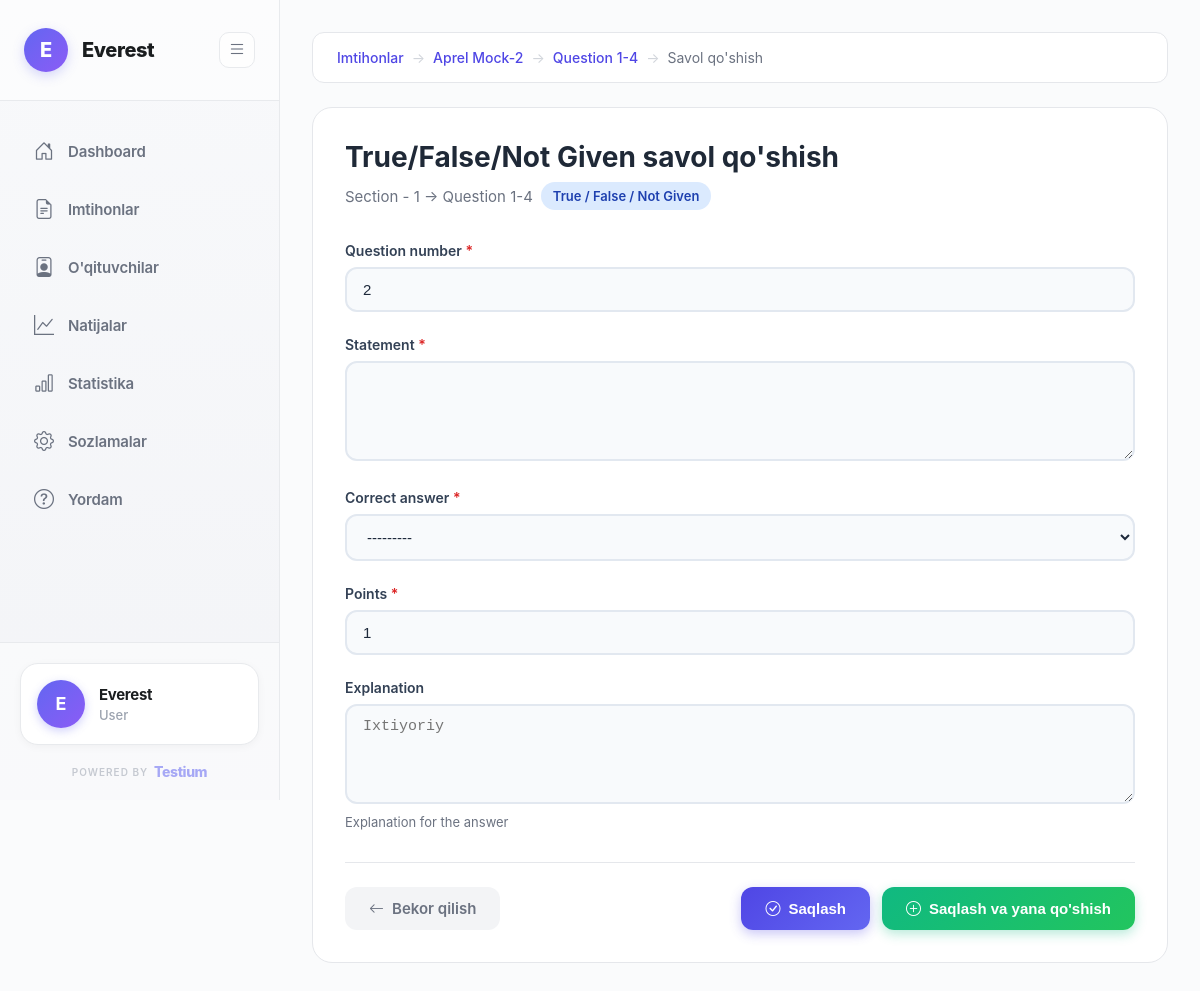
Screenshot of /groups/4/questions/tfng/create/ (signed in) with the database file from the repository.
### organizations/models.py (models this page shows, shortened)
class Organization(AbstractUser):
    full_name = models.CharField(max_length=255, default='User')
    organization_name = models.CharField(max_length=255)
    email = models.EmailField(unique=True)
    phone = models.CharField(max_length=20, unique=True)
    created_at = models.DateTimeField(auto_now_add=True)
    updated_at = models.DateTimeField(auto_now=True)
    USERNAME_FIELD = 'email'
    REQUIRED_FIELDS = ['username', 'full_name', 'organization_name']
    class Meta:
        db_table = 'organizations'
        verbose_name = 'Organization'
        verbose_name_plural = 'Organizations'

### exams/models.py (models this page shows, shortened)
class Exam(models.Model):
    organization = models.ForeignKey(settings.AUTH_USER_MODEL, on_delete=models.CASCADE, related_name='exams')
    title = models.CharField(max_length=255)
    description = models.TextField(blank=True)
    duration = models.IntegerField(help_text='Duration in minutes')
    is_active = models.BooleanField(default=True)
    created_at = models.DateTimeField(auto_now_add=True)
    updated_at = models.DateTimeField(auto_now=True)
    class Meta:
        db_table = 'exams'
        ordering = ['-created_at']

class QuestionGroup(models.Model):
    QUESTION_TYPE_CHOICES = (
        ('multiple_choice_single', 'Multiple Choice (Single Answer)'),
        ('multiple_choice_multiple', 'Multiple Choice (Multiple Answers)'),
        ('true_false_ng', 'True/False/Not Given'),
        ('yes_no_ng', 'Yes/No/Not Given'),
        ('matching_headings', 'Matching Headings'),
        ('matching_information', 'Matching Information'),
        ('matching_features', 'Matching Features'),
        ('matching_sentence_endings', 'Matching Sentence Endings'),
        ('sentence_completion', 'Sentence Completion'),
        ('summary_completion', 'Summary Completion'),
        ('note_completion', 'Note Completion'),
        ('table_completion', 'Table Completion'),
        ('flowchart_completion', 'Flow-chart Completion'),
        ('diagram_labeling', 'Diagram Labeling'),
        ('short_answer', 'Short Answer'),
    )
    section = models.ForeignKey(Section, on_delete=models.CASCADE, related_name='question_groups')
    question_type = models.CharField(max_length=50, choices=QUESTION_TYPE_CHOICES)
    title = models.CharField(max_length=255, help_text='e.g., "Questions 1-5"')
    instructions = models.TextField(help_text='Instructions for this group')
    order = models.IntegerField(default=0)
    passage_text = models.TextField(blank=True)
    image = models.ImageField(upload_to='question_groups/', null=True, blank=True)
    class Meta:
        ordering = ['order']

class Section(models.Model):
    MODULE_TYPES = (
        ('reading', 'Reading'),
        ('listening', 'Listening'),
        ('writing', 'Writing'),
        ('speaking', 'Speaking'),
    )
    exam = models.ForeignKey(Exam, on_delete=models.CASCADE, related_name='sections')
    title = models.CharField(max_length=255, help_text='e.g., "Reading Section 1"')
    module = models.CharField(max_length=20, choices=MODULE_TYPES)
    order = models.IntegerField(default=0)
    passage_text = models.TextField(blank=True, help_text='Reading passage text')
    audio_file = models.FileField(upload_to='audio/', null=True, blank=True)
    audio_url = models.URLField(blank=True, null=True)
    image = models.ImageField(upload_to='sections/', null=True, blank=True)
    is_active = models.BooleanField(default=True)
    created_at = models.DateTimeField(auto_now_add=True)
    class Meta:
        ordering = ['order']

### exams/views_mvt.py (the view)
@login_required
def question_tfng_create_view(request, group_pk):
    group = get_object_or_404(QuestionGroup, pk=group_pk, section__exam__organization=request.user)
    if request.method == 'POST':
        form = TrueFalseNotGivenForm(request.POST)
        if form.is_valid():
            question = form.save(commit=False)
            question.question_group = group
            question.save()
            messages.success(request, f'Savol #{question.question_number} muvaffaqiyatli qo\'shildi!')
            if 'save_and_add' in request.POST:
                return redirect('question_tfng_create', group_pk=group.pk)
            return redirect('question_group_detail', pk=group.pk)
    else:
        initial = {'question_number': _get_next_question_number(group)}
        form = TrueFalseNotGivenForm(initial=initial)
    context = _get_question_context(group)
    context.update({
        'form': form,
        'title': 'True/False/Not Given savol qo\'shish',
        'question_type_display': 'True / False / Not Given',
    })
    return render(request, 'exams/question_type_form.html', context)

### exams/forms.py
class TrueFalseNotGivenForm(forms.ModelForm):
    class Meta:
        model = TrueFalseNotGivenQuestion
        fields = ('question_number', 'statement', 'correct_answer', 'points', 'explanation')
        widgets = {
            'question_number': forms.NumberInput(attrs={'class': 'form-control'}),
            'statement': forms.Textarea(attrs={'class': 'form-control', 'rows': 3}),
            'correct_answer': forms.Select(attrs={'class': 'form-control'}),
            'points': forms.NumberInput(attrs={'class': 'form-control', 'value': 1}),
            'explanation': forms.Textarea(attrs={'class': 'form-control', 'rows': 2, 'placeholder': 'Ixtiyoriy'})
        }

### exams/views_mvt.py (called while the page is built)
def _get_question_context(group):
    return {
        'group': group,
        'section': group.section,
        'exam': group.section.exam,
    }

def _get_next_question_number(group):
    question_type_map = {
        'multiple_choice_single': 'multiplechoicesinglequestion_set',
        'multiple_choice_multiple': 'multiplechoicemultiplequestion_set',
        'true_false_ng': 'truefalsenotgivenquestion_set',
        'yes_no_ng': 'yesnonotgivenquestion_set',
        'sentence_completion': 'sentencecompletionquestion_set',
        'short_answer': 'shortanswerquestion_set',
        'diagram_labeling': 'diagramlabelingquestion_set',
        'summary_completion': 'summarycompletionquestion_set',
    }
    related_name = question_type_map.get(group.question_type)
    if related_name:
        qs = getattr(group, related_name).all()
        if qs.exists():
            return qs.order_by('-question_number').first().question_number + 1
    return 1

### organizations/context_processors.py (called while the page is built)
def organization_settings(request):
    if request.user.is_authenticated and hasattr(request.user, 'settings'):
        return {
            'org_settings': request.user.settings
        }
    return {}

### templates/exams/question_type_form.html (shortened to what this page needs)
{% extends 'base.html' %}
{% block content %}
<div class="page-container">
    <nav class="breadcrumb-nav">
        <ol class="breadcrumb">
            <li class="breadcrumb-item"><a href="{% url 'exam_list' %}">Imtihonlar</a></li>
            <li class="breadcrumb-item"><a href="{% url 'exam_detail' exam.pk %}">{{ exam.title }}</a></li>
            <li class="breadcrumb-item"><a href="{% url 'question_group_detail' group.pk %}">{{ group.title }}</a></li>
            <li class="breadcrumb-item active">Savol qo'shish</li>
        </ol>
    </nav>
    <div class="form-card">
        <div class="form-header">
            <h1 class="form-title">{{ title }}</h1>
            <div class="form-subtitle">
                <span>{{ section.title }} → {{ group.title }}</span>
                <span class="type-badge">{{ question_type_display }}</span>
            </div>
        </div>
        <form method="post" enctype="multipart/form-data">
            {% for field in form %}
            <div class="form-group">
                <label for="{{ field.id_for_label }}" class="form-label">
                    {{ field.label }}
                    {% if field.field.required %}<span class="required">*</span>{% endif %}
                </label>
                {{ field }}
                {% if field.help_text %}
                <div class="form-help">{{ field.help_text }}</div>
                {% endif %}
            </div>
            {% endfor %}
            <div class="form-actions">
                <a href="{% url 'question_group_detail' group.pk %}" class="btn btn-secondary">
                    <i class="bi bi-arrow-left"></i>
                    Bekor qilish
                </a>
                <div class="action-group">
                    <button type="submit" class="btn btn-primary">
                        <i class="bi bi-check-circle"></i>
                        Saqlash
                    </button>
                    <button type="submit" name="save_and_add" class="btn btn-success">
                        <i class="bi bi-plus-circle"></i>
                        Saqlash va yana qo'shish
                    </button>
                </div>
            </div>
        </form>
    </div>
</div>
{% endblock %}

### templates/base.html (shortened to what this page needs)
<!DOCTYPE html>
<html lang="uz">
<head>
    <link href="https://cdn.jsdelivr.net/npm/bootstrap-icons@1.10.0/font/bootstrap-icons.css" rel="stylesheet">
    {% load static %}
</head>
<body>
    {% if user.is_authenticated %}
    <div class="dashboard-layout">
        <aside class="sidebar" id="sidebar">
            <div class="sidebar-header">
                <a href="{% url 'dashboard' %}" class="logo">
                    {% if user.settings.logo %}
                    <div class="logo-icon" style="background: none; padding: 0;">
                        <img src="{{ user.settings.logo.url }}" alt="{{ user.organization_name }}" style="width: 40px; height: 40px; object-fit: cover; border-radius: 50%;">
                    </div>
                    {% else %}
                    <div class="logo-icon">
                        {{ user.organization_name|first|upper }}
                    </div>
                    {% endif %}
                    <span class="logo-text">{{ user.organization_name }}</span>
                </a>
                <button class="toggle-btn" id="toggleSidebar">
                    <i class="bi bi-list"></i>
                </button>
            </div>
            <nav class="sidebar-menu">
                <a href="{% url 'dashboard' %}" class="menu-item {% if request.resolver_match.url_name == 'dashboard' %}active{% endif %}">
                    <i class="bi bi-house-door"></i>
                    <span>Dashboard</span>
                </a>
                <a href="{% url 'exam_list' %}" class="menu-item {% if 'exam' in request.path and 'result' not in request.path %}active{% endif %}">
                    <i class="bi bi-file-earmark-text"></i>
                    <span>Imtihonlar</span>
                </a>
                <a href="{% url 'teacher_list' %}" class="menu-item {% if 'teacher' in request.path %}active{% endif %}">
                    <i class="bi bi-person-badge"></i>
                    <span>O'qituvchilar</span>
                </a>
                <a href="{% url 'results_list' %}" class="menu-item {% if request.resolver_match.url_name == 'results_list' or request.resolver_match.url_name == 'result_detail' %}active{% endif %}">
                    <i class="bi bi-graph-up"></i>
                    <span>Natijalar</span>
                </a>
                <a href="{% url 'analytics' %}" class="menu-item {% if request.resolver_match.url_name == 'analytics' %}active{% endif %}">
                    <i class="bi bi-bar-chart"></i>
                    <span>Statistika</span>
                </a>
                <a href="{% url 'settings' %}" class="menu-item {% if 'settings' in request.path %}active{% endif %}">
                    <i class="bi bi-gear"></i>
                    <span>Sozlamalar</span>
                </a>
                <a href="{% url 'support' %}" class="menu-item {% if 'support' in request.path %}active{% endif %}">
                    <i class="bi bi-question-circle"></i>
                    <span>Yordam</span>
                </a>
            </nav>
            <div class="sidebar-footer">
                <a href="#" onclick="confirmLogout(event)" class="user-profile">
                    <div class="user-avatar">
                        {{ user.organization_name|first|upper }}
                    </div>
                    <div class="user-info">
                        <div class="user-name">{{ user.organization_name }}</div>
                        <div class="user-role">{{ user.full_name }}</div>
                    </div>
                </a>
                <div class="powered-by">
                    <a href="https://testium.uz" target="_blank" class="powered-link">
                        <span class="powered-label">POWERED BY</span>
                        <span class="powered-brand">Testium</span>
                    </a>
                </div>
            </div>
        </aside>
        <main class="main-content">
            {% block content %}{% endblock %}
        </main>
    </div>
    {% endif %}
</body>
</html>

### templates/exams/question_type_form.html (style rules this page uses)
.page-container { padding: 32px; max-width: 1000px; margin: 0 auto; }
.breadcrumb-nav { background: white; padding: 16px 24px; border-radius: 12px; margin-bottom: 24px; border: 1px solid #e5e7eb; }
.breadcrumb { margin: 0; padding: 0; list-style: none; display: flex; align-items: center; gap: 8px; font-size: 14px; }
.breadcrumb-item { display: flex; align-items: center; gap: 8px; }
.breadcrumb-item a { color: #4F46E5; text-decoration: none; font-weight: 500; }
.breadcrumb-item.active { color: #6b7280; }
.breadcrumb-item + .breadcrumb-item::before { content: '→'; color: #d1d5db; }
.form-card { background: white; border-radius: 20px; padding: 32px; border: 1px solid #e5e7eb; }
.form-header { margin-bottom: 32px; }
.form-title { font-size: 28px; font-weight: 700; color: #1f2937; margin-bottom: 8px; }
.form-subtitle { font-size: 15px; color: #6b7280; display: flex; align-items: center; gap: 8px; }
.type-badge { padding: 6px 12px; background: #dbeafe; color: #1e40af; border-radius: 50px; font-size: 13px; font-weight: 600; }
.form-group { margin-bottom: 24px; }
.form-label { display: block; font-size: 14px; font-weight: 600; color: #334155; margin-bottom: 8px; }
.form-label .required { color: #dc2626; }
.form-control, select, textarea { width: 100%; padding: 12px 16px; font-size: 15px; border: 2px solid #e2e8f0; border-radius: 12px; background: #f8fafc; color: #1e293b; transition: all 0.3s ease; outline: none; }
textarea { min-height: 100px; resize: vertical; }
.form-help { font-size: 13px; color: #6b7280; margin-top: 6px; }
.form-actions { display: flex; justify-content: space-between; gap: 12px; margin-top: 32px; padding-top: 24px; border-top: 1px solid #e5e7eb; }
.btn { padding: 12px 24px; border-radius: 12px; border: none; font-size: 15px; font-weight: 600; cursor: pointer; transition: all 0.2s ease; display: inline-flex; align-items: center; gap: 8px; text-decoration: none; }
.btn-secondary { background: #f3f4f6; color: #6b7280; }
.btn-primary { background: linear-gradient(135deg, #4F46E5, #6366F1); color: white; box-shadow: 0 4px 12px rgba(79, 70, 229, 0.3); }
.btn-success { background: linear-gradient(135deg, #10b981, #22c55e); color: white; box-shadow: 0 4px 12px rgba(16, 185, 129, 0.3); }
.action-group { display: flex; gap: 12px; }

### rows the page displays
Organization: organization_name|first "E", organization_name "Everest", full_name "User"
Exam: title "Aprel Mock-2"
QuestionGroup: title "Question 1-4"
Section: title "Section - 1"

### other values shown
{{ title }} "True/False/Not Given savol qo'shish"
{{ question_type_display }} "True / False / Not Given"
{{ field.label }} "Question number" "Statement" "Correct answer" "Points" "Explanation"
{{ field.help_text }} "Explanation for the answer"
